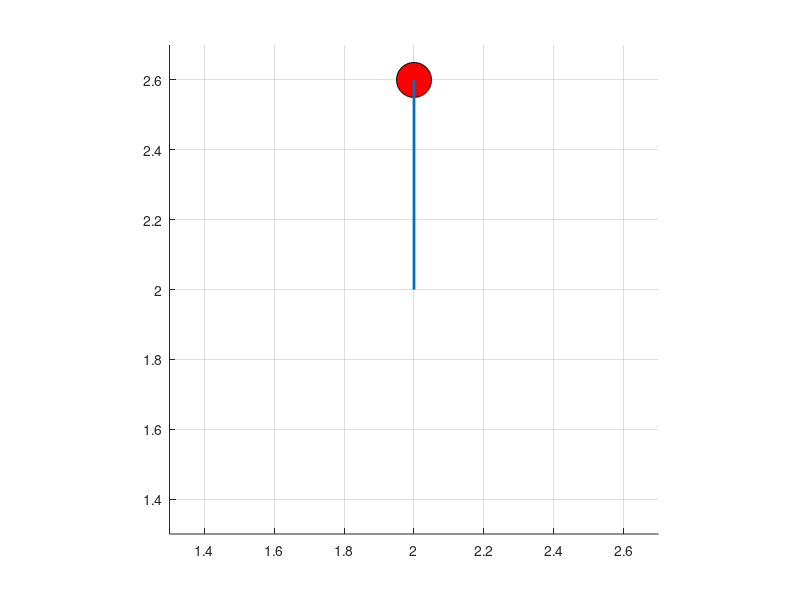

This chart was generated by the following MATLAB code:
close all; clear all; clc;

% parametri fisici del sistema
mm = 0.5;   % kg
ll = 0.6; % metri
gg = 9.81;  % m/s^2
bb = 0.25;  % coefficiente d'attrito (b)

% condizione iniziale del pendolo
theta_init     = deg2rad(179); % 
theta_dot_init = 0.0; % 

% vettore delle condizioni iniziali
x0 = [theta_init; theta_dot_init];

% intervallo di tempo
interv = 0:0.1:15; % da 0 a 10 secondi

%% calcolo matrici linearizzato e ingresso di controllo

x_eq = [pi;0];
A_eq = [0 1; gg/ll -bb/(mm*ll^2)];
B_eq = [0; 1/(mm*ll^2)];
eigs_feed = [-1 -2];
K = place(A_eq,B_eq,eigs_feed);

inp = @(x) -K*(x-x_eq);

%% risoluzione equazione differenziale
% dinamica: f(t, x)
dyn = @(t, x) [x(2);
    -gg/ll*sin(x(1)) - bb/(mm*ll^2)*x(2) + inp(x)/(mm*ll^2)];

% risolviamo l'equazione differenziale
[time, traj] = ode45(dyn, interv, x0);


%% Animation

xx=traj';
pivotPoint = [2,2];
radius = .1; %of the bob

position = pivotPoint - (ll*...
                     [-sin(xx(1,1)) cos(xx(1,1))]);
 
rectHandle = rectangle('Position',[(position - radius/2) radius radius],...
                          'Curvature',[1,1],'FaceColor','r'); %Pendulum bob

lineHandle = line([pivotPoint(1) position(1)],...
    [pivotPoint(2) position(2)], 'LineWidth',2); %pendulum rod
axis equal
%Run simulation, all calculations are performed in cylindrical coordinates
for tt=1:length(interv)
    
    grid on
 
    position = pivotPoint - (ll*...
                     [-sin(xx(1,tt)) cos(xx(1,tt))]);
 
    %Update figure with new position info
    set(rectHandle,'Position',[(position - radius/2) radius radius]);
    set(lineHandle,'XData',[pivotPoint(1) position(1)],'YData',...
        [pivotPoint(2) position(2)]);
    axesHandle = gca;
xlim(axesHandle, [(pivotPoint(1) - ll - radius ) ...
                            (pivotPoint(1) + ll + radius )] );
ylim(axesHandle, [(pivotPoint(2) - ll - radius) ...
                            (pivotPoint(2) +ll + radius)] );
 drawnow; %Forces MATLAB to render the pendulum
 if tt==1
     pause(0.5)
 else
    pause(0.05) 
 end
end
